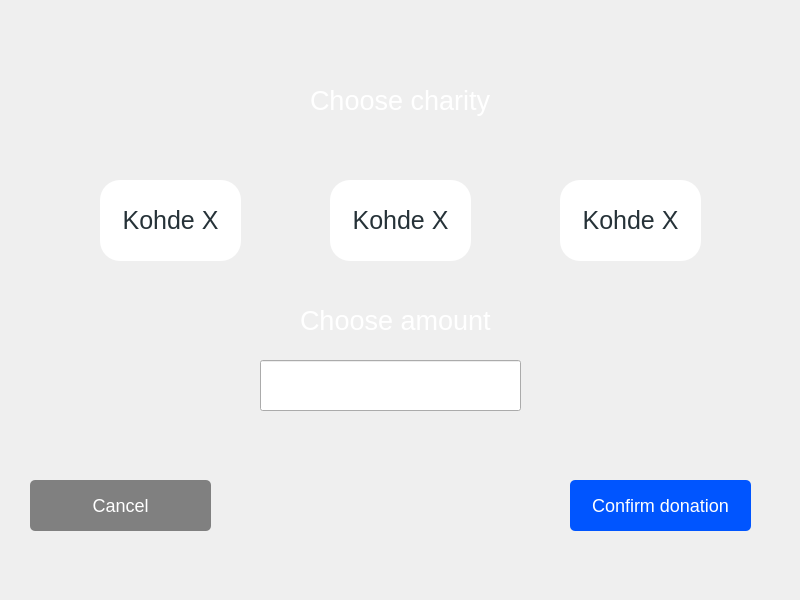
<?xml version="1.0" encoding="UTF-8"?>
<ui version="4.0">
 <class>charity</class>
 <widget class="QWidget" name="charity">
  <property name="geometry">
   <rect>
    <x>0</x>
    <y>0</y>
    <width>800</width>
    <height>600</height>
   </rect>
  </property>
  <property name="windowTitle">
   <string>Form</string>
  </property>
  <widget class="QStackedWidget" name="stackedWidget">
   <property name="geometry">
    <rect>
     <x>0</x>
     <y>0</y>
     <width>801</width>
     <height>601</height>
    </rect>
   </property>
   <widget class="QWidget" name="page">
    <widget class="QPushButton" name="button_kohde2">
     <property name="geometry">
      <rect>
       <x>330</x>
       <y>180</y>
       <width>141</width>
       <height>81</height>
      </rect>
     </property>
     <property name="font">
      <font>
       <pointsize>-1</pointsize>
      </font>
     </property>
     <property name="cursor">
      <cursorShape>PointingHandCursor</cursorShape>
     </property>
     <property name="styleSheet">
      <string notr="true">QPushButton {
background-color: rgb(255, 255, 255);
color: #263238;
border-radius:20px;
padding:5 5px;
font-size:25px;
}
QPushButton:hover {
background-color: rgb(235, 235, 235);
}</string>
     </property>
     <property name="text">
      <string>Kohde X</string>
     </property>
    </widget>
    <widget class="QLineEdit" name="lineEdit_chooseamount">
     <property name="geometry">
      <rect>
       <x>260</x>
       <y>360</y>
       <width>261</width>
       <height>51</height>
      </rect>
     </property>
     <property name="font">
      <font/>
     </property>
     <property name="styleSheet">
      <string notr="true">QPushButton {
background-color: white;
color: #263238;
border-radius:20px;
padding:5 5px;
font-size:25px;
}
</string>
     </property>
     <property name="alignment">
      <set>Qt::AlignCenter</set>
     </property>
    </widget>
    <widget class="QPushButton" name="button_confirm">
     <property name="geometry">
      <rect>
       <x>570</x>
       <y>480</y>
       <width>181</width>
       <height>51</height>
      </rect>
     </property>
     <property name="font">
      <font>
       <pointsize>-1</pointsize>
      </font>
     </property>
     <property name="cursor">
      <cursorShape>PointingHandCursor</cursorShape>
     </property>
     <property name="styleSheet">
      <string notr="true">background-color: rgb(0, 85, 255);
border-radius:5px;
padding:0 10px;
color:white;
font-size:18px;</string>
     </property>
     <property name="text">
      <string>Confirm donation</string>
     </property>
    </widget>
    <widget class="QPushButton" name="button_kohde3">
     <property name="geometry">
      <rect>
       <x>560</x>
       <y>180</y>
       <width>141</width>
       <height>81</height>
      </rect>
     </property>
     <property name="font">
      <font>
       <pointsize>-1</pointsize>
      </font>
     </property>
     <property name="cursor">
      <cursorShape>PointingHandCursor</cursorShape>
     </property>
     <property name="styleSheet">
      <string notr="true">QPushButton {
background-color: rgb(255, 255, 255);
color: #263238;
border-radius:20px;
padding:5 5px;
font-size:25px;
}
QPushButton:hover {
background-color: rgb(235, 235, 235);
}</string>
     </property>
     <property name="text">
      <string>Kohde X</string>
     </property>
    </widget>
    <widget class="QLabel" name="label_toptext">
     <property name="geometry">
      <rect>
       <x>310</x>
       <y>60</y>
       <width>181</width>
       <height>81</height>
      </rect>
     </property>
     <property name="font">
      <font>
       <pointsize>20</pointsize>
      </font>
     </property>
     <property name="styleSheet">
      <string notr="true">color: rgb(255, 255, 255);</string>
     </property>
     <property name="text">
      <string>Choose charity</string>
     </property>
    </widget>
    <widget class="QLabel" name="label_chooseamount">
     <property name="geometry">
      <rect>
       <x>300</x>
       <y>300</y>
       <width>191</width>
       <height>41</height>
      </rect>
     </property>
     <property name="font">
      <font>
       <pointsize>20</pointsize>
      </font>
     </property>
     <property name="styleSheet">
      <string notr="true">color: rgb(255, 255, 255);</string>
     </property>
     <property name="text">
      <string>Choose amount</string>
     </property>
    </widget>
    <widget class="QPushButton" name="button_kohde1">
     <property name="geometry">
      <rect>
       <x>100</x>
       <y>180</y>
       <width>141</width>
       <height>81</height>
      </rect>
     </property>
     <property name="font">
      <font>
       <pointsize>-1</pointsize>
      </font>
     </property>
     <property name="cursor">
      <cursorShape>PointingHandCursor</cursorShape>
     </property>
     <property name="styleSheet">
      <string notr="true">QPushButton {
background-color: rgb(255, 255, 255);
color: #263238;
border-radius:20px;
padding:5 5px;
font-size:25px;
}
QPushButton:hover {
background-color: rgb(235, 235, 235);
}</string>
     </property>
     <property name="text">
      <string>Kohde X</string>
     </property>
    </widget>
    <widget class="QPushButton" name="button_cancel">
     <property name="geometry">
      <rect>
       <x>30</x>
       <y>480</y>
       <width>181</width>
       <height>51</height>
      </rect>
     </property>
     <property name="font">
      <font>
       <pointsize>-1</pointsize>
      </font>
     </property>
     <property name="cursor">
      <cursorShape>PointingHandCursor</cursorShape>
     </property>
     <property name="styleSheet">
      <string notr="true">background:grey;
border-radius:5px;
padding:0 10px;
color:white;
font-size:18px;</string>
     </property>
     <property name="text">
      <string>Cancel</string>
     </property>
    </widget>
   </widget>
   <widget class="QWidget" name="page_2">
    <widget class="QLabel" name="label">
     <property name="geometry">
      <rect>
       <x>160</x>
       <y>190</y>
       <width>471</width>
       <height>131</height>
      </rect>
     </property>
     <property name="font">
      <font>
       <pointsize>22</pointsize>
      </font>
     </property>
     <property name="styleSheet">
      <string notr="true">color: rgb(255, 255, 255);</string>
     </property>
     <property name="text">
      <string>Donation completed successfully!</string>
     </property>
    </widget>
   </widget>
   <widget class="QWidget" name="page_3">
    <widget class="QLabel" name="label_2">
     <property name="geometry">
      <rect>
       <x>230</x>
       <y>210</y>
       <width>301</width>
       <height>111</height>
      </rect>
     </property>
     <property name="font">
      <font>
       <pointsize>22</pointsize>
      </font>
     </property>
     <property name="styleSheet">
      <string notr="true">color: rgb(255, 255, 255);</string>
     </property>
     <property name="text">
      <string>Error! Donation failed!</string>
     </property>
    </widget>
   </widget>
  </widget>
 </widget>
 <resources/>
 <connections/>
</ui>
